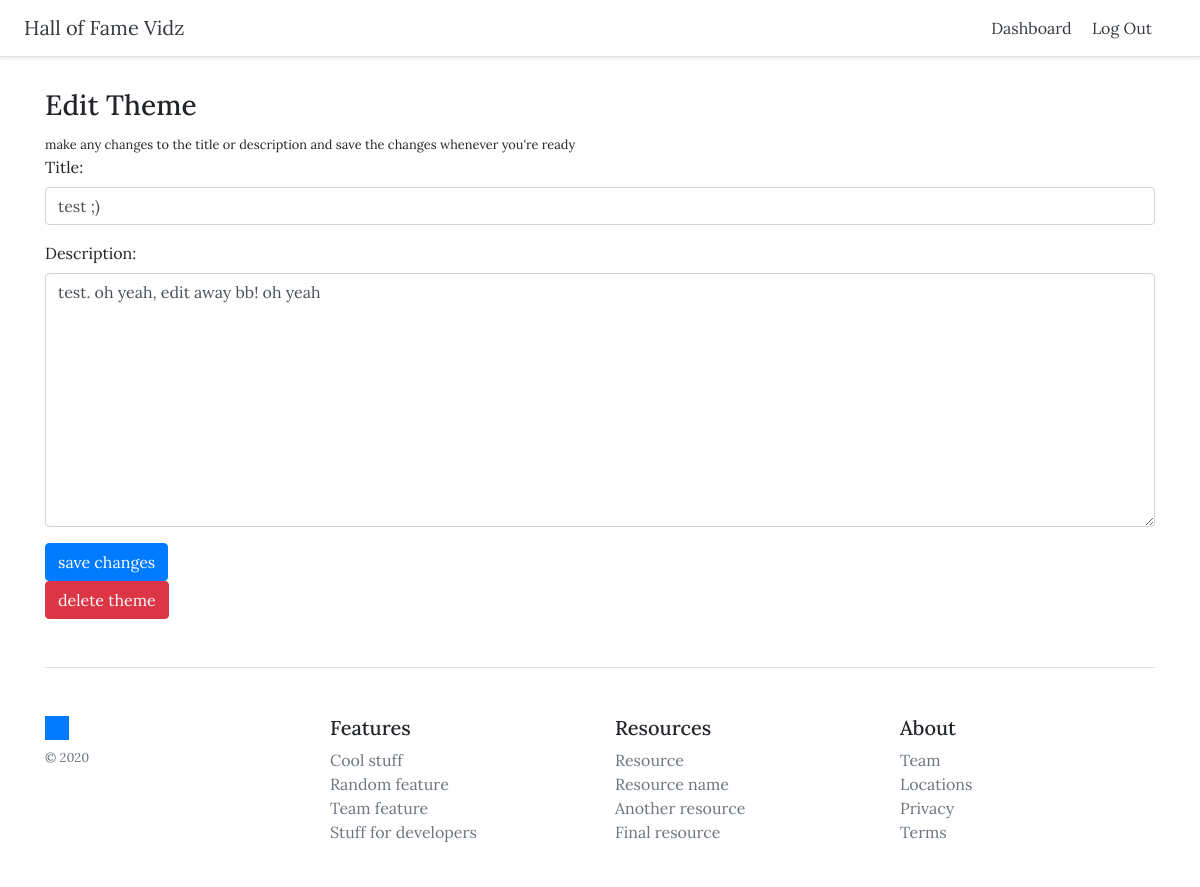
Before: /themes/1/update (signed in) with the older database file.
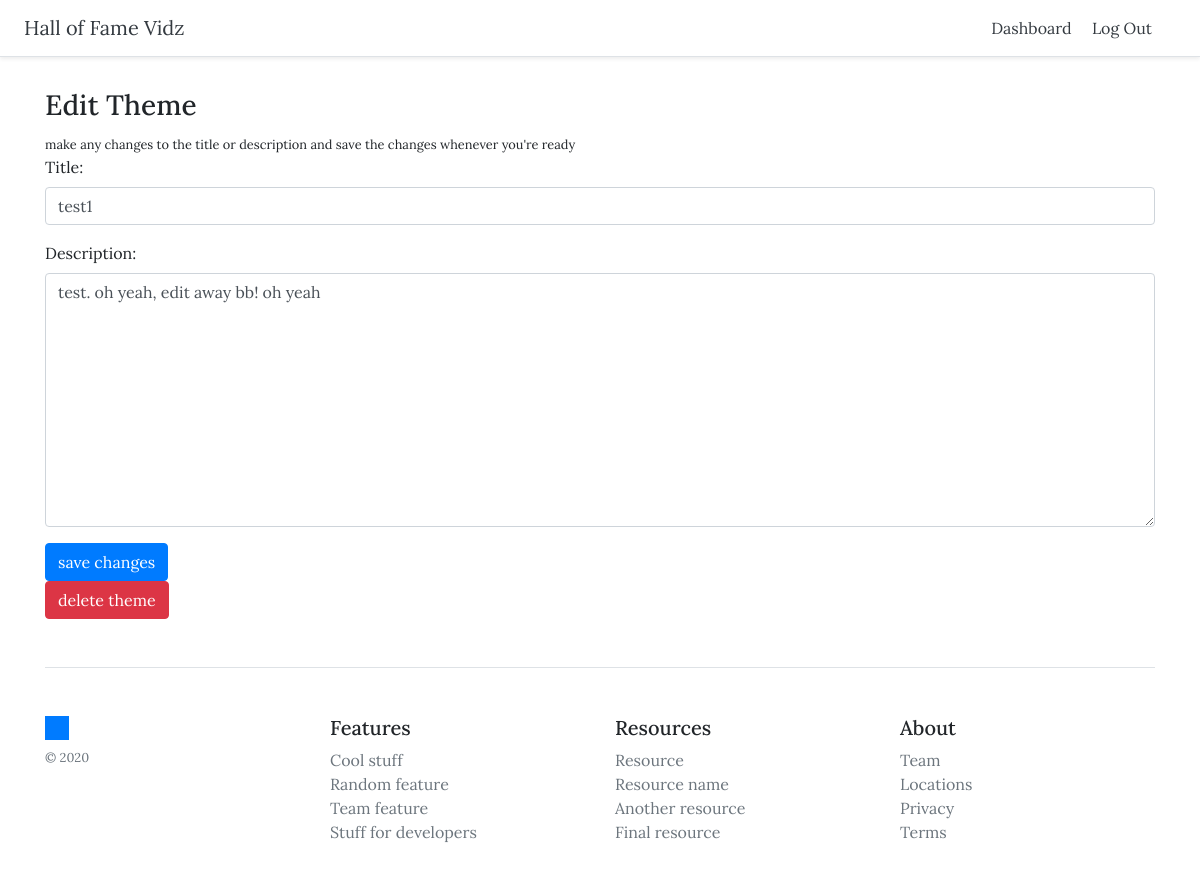
After: the same page with the newer database file.
### themes/models.py (models this page shows, shortened)
class Theme(models.Model):
    title = models.CharField(max_length=255)
    created_at = models.DateTimeField(auto_now_add=True)
    updated_at = models.DateTimeField(auto_now=True)
    description = models.TextField()
    user = models.ForeignKey(User, on_delete=models.CASCADE)

### themes/views.py (the view)
# urls.py: path('themes/<int:pk>/update', views.UpdateTheme.as_view(), name='update_theme'),
class UpdateTheme(generic.UpdateView):
    model = Theme
    template_name = 'themes/update_theme.html'
    fields = ['title', 'description']
    success_url = reverse_lazy('dashboard')

### themes/templates/themes/update_theme.html (shortened to what this page needs)
{% extends 'themes/base.html' %}
{% block content %}
{% if user.is_authenticated %}
<h3>Edit Theme</h3>
<small>make any changes to the title or description and save the changes whenever you're ready</small>
<form method="POST">
    {% load widget_tweaks %}
    {% for field in form %}
        <div class="form-group {% if field.errors %} alert alert-danger {% endif %}">
            {{ field.label_tag}}
            {% render_field field class="form-control" %}
        </div>
    {% endfor %}
    <button type="submit" class="btn btn-primary">save changes</button>
</form>
{% else %}
<h3>Please <a href="{% url 'login' %}">log in</a> first!</h3>
{% endif %}
<a href="{% url 'delete_theme' theme.id %}" class="btn btn-danger">delete theme</a>
{% endblock %}

### themes/templates/themes/base.html (shortened to what this page needs)
<!DOCTYPE html>
<html lang="en">
{% load static %}
<head>
    <link rel="stylesheet" href="https://cdnjs.cloudflare.com/ajax/libs/twitter-bootstrap/4.5.2/css/bootstrap.min.css">
    <link rel="stylesheet" href="https://cdnjs.cloudflare.com/ajax/libs/font-awesome/5.15.0/css/all.min.css">
    <link rel="stylesheet" href="{% static 'css/style.css'%}" type="text/css">
</head>
<body>
    <div class="d-flex flex-column flex-md-row align-items-center p-3 px-md-4 bg-white border-bottom shadow-sm">
        <h5 class="my-0 mr-md-auto font-weight-normal">
            <a href="{% url 'home' %}" class="text-dark">Hall of Fame Vidz</a>
        </h5>
        <nav class="my-2 my-md-0 mr-md-3">
            {% if user.is_authenticated %}
            <a class="p-2 text-dark" href="{% url 'dashboard' %}">Dashboard</a>
            <a class="p-2 text-dark" href="{% url 'logout' %}">Log Out</a>
            {% else %}
            <a class="p-2 text-dark" href="{% url 'login' %}">Log In</a>
            {% endif %}
        </nav>
    </div>
    <div class="container">
        {% block content%}
        {% endblock %}
        <footer class="pt-4 my-md-5 pt-md-5 border-top">
            <div class="row">
                <div class="col-12 col-md">
                <img class="mb-2" src="{% static 'media/favicon.ico' %}" alt="" width="24" height="24">
                <small class="d-block mb-3 text-muted">&copy; 2020</small>
                </div>
                <div class="col-6 col-md">
                <h5>Features</h5>
                <ul class="list-unstyled text-small">
                    <li><a class="text-muted" href="#">Cool stuff</a></li>
                    <li><a class="text-muted" href="#">Random feature</a></li>
                    <li><a class="text-muted" href="#">Team feature</a></li>
                    <li><a class="text-muted" href="#">Stuff for developers</a></li>
                </ul>
                </div>
                <div class="col-6 col-md">
                <h5>Resources</h5>
                <ul class="list-unstyled text-small">
                    <li><a class="text-muted" href="#">Resource</a></li>
                    <li><a class="text-muted" href="#">Resource name</a></li>
                    <li><a class="text-muted" href="#">Another resource</a></li>
                    <li><a class="text-muted" href="#">Final resource</a></li>
                </ul>
                </div>
                <div class="col-6 col-md">
                <h5>About</h5>
                <ul class="list-unstyled text-small">
                    <li><a class="text-muted" href="#">Team</a></li>
                    <li><a class="text-muted" href="#">Locations</a></li>
                    <li><a class="text-muted" href="#">Privacy</a></li>
                    <li><a class="text-muted" href="#">Terms</a></li>
                </ul>
                </div>
            </div>
        </footer>
    </div>
</body>
</html>

### themes/static/css/style.css (style rules this page uses)
* { font-family: 'Lora', sans-serif; }
.container { margin-top: 4vh; }

Changed rows visible on the page:
changed Theme "test. oh yeah, edit away bb! oh yeah": title "test ;)" → "test1"
